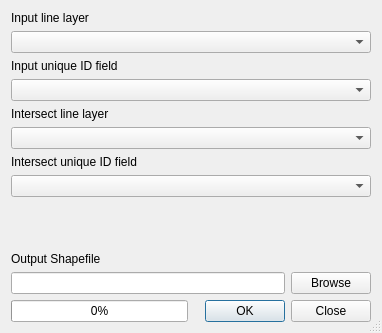
<?xml version="1.0" encoding="UTF-8"?>
<ui version="4.0">
 <class>Dialog</class>
 <widget class="QDialog" name="Dialog">
  <property name="windowModality">
   <enum>Qt::NonModal</enum>
  </property>
  <property name="geometry">
   <rect>
    <x>0</x>
    <y>0</y>
    <width>382</width>
    <height>333</height>
   </rect>
  </property>
  <property name="windowTitle">
   <string>Locate Line Intersections</string>
  </property>
  <property name="sizeGripEnabled">
   <bool>true</bool>
  </property>
  <layout class="QGridLayout" name="gridLayout">
   <item row="0" column="0" colspan="2">
    <layout class="QVBoxLayout">
     <item>
      <widget class="QLabel" name="label_4">
       <property name="text">
        <string>Input line layer</string>
       </property>
      </widget>
     </item>
     <item>
      <widget class="QComboBox" name="inLine1"/>
     </item>
    </layout>
   </item>
   <item row="1" column="0" colspan="2">
    <layout class="QVBoxLayout">
     <item>
      <widget class="QLabel" name="label_6">
       <property name="text">
        <string>Input unique ID field</string>
       </property>
      </widget>
     </item>
     <item>
      <widget class="QComboBox" name="inField1"/>
     </item>
    </layout>
   </item>
   <item row="2" column="0" colspan="2">
    <layout class="QVBoxLayout">
     <item>
      <widget class="QLabel" name="label_3">
       <property name="text">
        <string>Intersect line layer</string>
       </property>
      </widget>
     </item>
     <item>
      <widget class="QComboBox" name="inLine2"/>
     </item>
    </layout>
   </item>
   <item row="3" column="0" colspan="2">
    <layout class="QVBoxLayout">
     <item>
      <widget class="QLabel" name="label_5">
       <property name="text">
        <string>Intersect unique ID field</string>
       </property>
      </widget>
     </item>
     <item>
      <widget class="QComboBox" name="inField2"/>
     </item>
    </layout>
   </item>
   <item row="4" column="0" colspan="2">
    <spacer>
     <property name="orientation">
      <enum>Qt::Vertical</enum>
     </property>
     <property name="sizeHint" stdset="0">
      <size>
       <width>20</width>
       <height>12</height>
      </size>
     </property>
    </spacer>
   </item>
   <item row="5" column="0" colspan="2">
    <layout class="QVBoxLayout">
     <item>
      <widget class="QLabel" name="label_2">
       <property name="text">
        <string>Output Shapefile</string>
       </property>
      </widget>
     </item>
     <item>
      <layout class="QHBoxLayout">
       <item>
        <widget class="QLineEdit" name="outShape">
         <property name="readOnly">
          <bool>true</bool>
         </property>
        </widget>
       </item>
       <item>
        <widget class="QPushButton" name="toolOut">
         <property name="text">
          <string>Browse</string>
         </property>
        </widget>
       </item>
      </layout>
     </item>
    </layout>
   </item>
   <item row="6" column="0">
    <widget class="QProgressBar" name="progressBar">
     <property name="value">
      <number>0</number>
     </property>
     <property name="alignment">
      <set>Qt::AlignCenter</set>
     </property>
     <property name="textVisible">
      <bool>true</bool>
     </property>
    </widget>
   </item>
   <item row="6" column="1">
    <widget class="QDialogButtonBox" name="buttonBox_2">
     <property name="orientation">
      <enum>Qt::Horizontal</enum>
     </property>
     <property name="standardButtons">
      <set>QDialogButtonBox::Close|QDialogButtonBox::Ok</set>
     </property>
    </widget>
   </item>
  </layout>
 </widget>
 <resources/>
 <connections>
  <connection>
   <sender>buttonBox_2</sender>
   <signal>accepted()</signal>
   <receiver>Dialog</receiver>
   <slot>accept()</slot>
   <hints>
    <hint type="sourcelabel">
     <x>133</x>
     <y>512</y>
    </hint>
    <hint type="destinationlabel">
     <x>215</x>
     <y>290</y>
    </hint>
   </hints>
  </connection>
  <connection>
   <sender>buttonBox_2</sender>
   <signal>rejected()</signal>
   <receiver>Dialog</receiver>
   <slot>close()</slot>
   <hints>
    <hint type="sourcelabel">
     <x>59</x>
     <y>512</y>
    </hint>
    <hint type="destinationlabel">
     <x>132</x>
     <y>239</y>
    </hint>
   </hints>
  </connection>
 </connections>
</ui>
